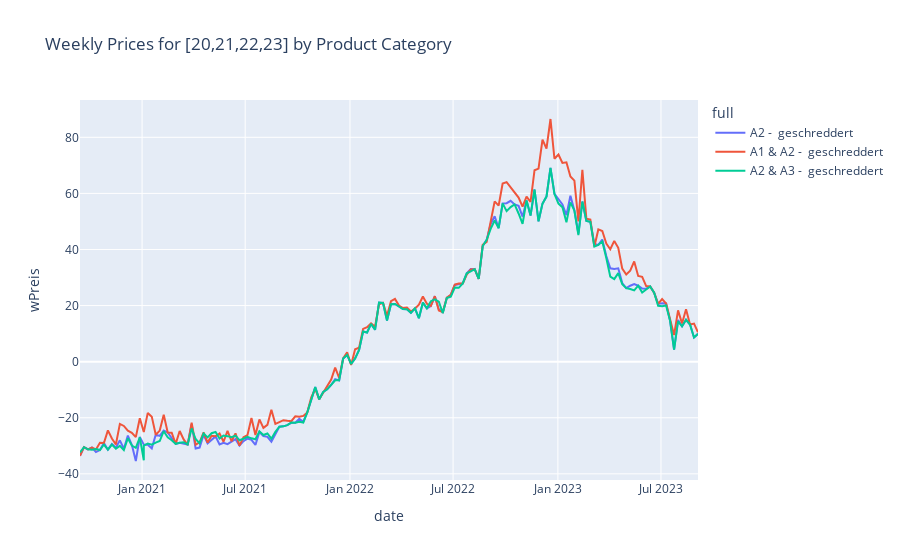

Write notebook code for a chart like this one.
### Code cell
fig = px.line(plz_20_21_22_23, x='date', y='wPreis', color='full', title='Weekly Prices for [20,21,22,23] by Product Category')
fig.show()

### Figure 1 — Plotly figure (JSON) as saved in the notebook; plotly's stock layout.template omitted (floating-point values rounded to 4 significant figures; data arrays with more than 128 entries replaced by an {"elided": "..."} marker saying what was removed)
{"data": [{"hovertemplate": "full=A2 -  geschreddert<br>date=%{x}<br>wPreis=%{y}<extra></extra>", "legendgroup": "A2 -  geschreddert", "line": {"color": "#636efa", "dash": "solid"}, "marker": {"symbol": "circle"}, "mode": "lines", "name": "A2 -  geschreddert", "orientation": "v", "showlegend": true, "type": "scatter", "x": {"elided": "156 str values"}, "xaxis": "x", "y": {"elided": "156 float values"}, "yaxis": "y"}, {"hovertemplate": "full=A1 & A2 -  geschreddert<br>date=%{x}<br>wPreis=%{y}<extra></extra>", "legendgroup": "A1 & A2 -  geschreddert", "line": {"color": "#EF553B", "dash": "solid"}, "marker": {"symbol": "circle"}, "mode": "lines", "name": "A1 & A2 -  geschreddert", "orientation": "v", "showlegend": true, "type": "scatter", "x": {"elided": "156 str values"}, "xaxis": "x", "y": {"elided": "156 float values"}, "yaxis": "y"}, {"hovertemplate": "full=A2 & A3 -  geschreddert<br>date=%{x}<br>wPreis=%{y}<extra></extra>", "legendgroup": "A2 & A3 -  geschreddert", "line": {"color": "#00cc96", "dash": "solid"}, "marker": {"symbol": "circle"}, "mode": "lines", "name": "A2 & A3 -  geschreddert", "orientation": "v", "showlegend": true, "type": "scatter", "x": {"elided": "157 str values"}, "xaxis": "x", "y": {"elided": "157 float values"}, "yaxis": "y"}], "layout": {"legend": {"title": {"text": "full"}, "tracegroupgap": 0}, "title": {"text": "Weekly Prices for [20,21,22,23] by Product Category"}, "xaxis": {"anchor": "y", "domain": [0, 1], "title": {"text": "date"}}, "yaxis": {"anchor": "x", "domain": [0, 1], "title": {"text": "wPreis"}}}}
